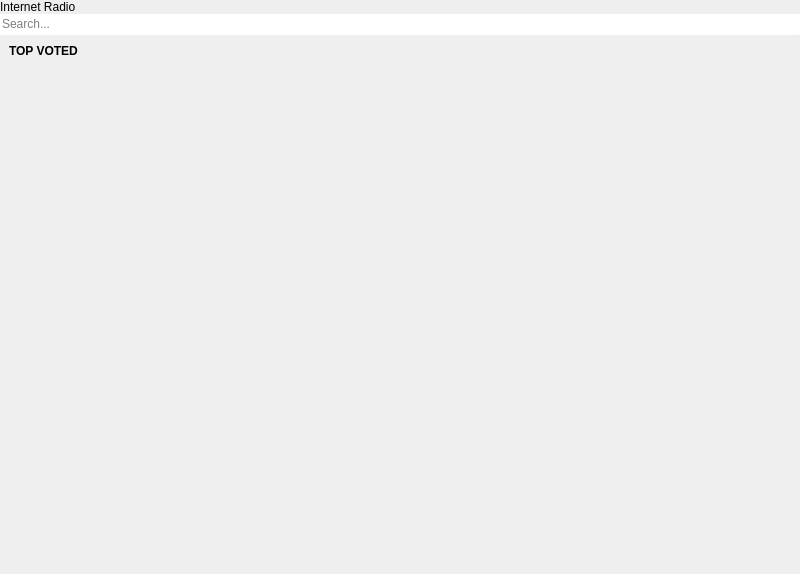
<?xml version="1.0" encoding="UTF-8"?>
<ui version="4.0">
 <class>StationSearchWidget</class>
 <widget class="QWidget" name="StationSearchWidget">
  <property name="geometry">
   <rect>
    <x>0</x>
    <y>0</y>
    <width>800</width>
    <height>574</height>
   </rect>
  </property>
  <property name="windowTitle">
   <string>Form</string>
  </property>
  <layout class="QVBoxLayout" name="verticalLayout">
   <property name="spacing">
    <number>0</number>
   </property>
   <property name="leftMargin">
    <number>0</number>
   </property>
   <property name="topMargin">
    <number>0</number>
   </property>
   <property name="rightMargin">
    <number>0</number>
   </property>
   <property name="bottomMargin">
    <number>0</number>
   </property>
   <item>
    <widget class="tTitleLabel" name="titleLabel">
     <property name="text">
      <string>Internet Radio</string>
     </property>
    </widget>
   </item>
   <item>
    <widget class="QLineEdit" name="searchBox">
     <property name="frame">
      <bool>false</bool>
     </property>
     <property name="placeholderText">
      <string>Search...</string>
     </property>
     <property name="clearButtonEnabled">
      <bool>true</bool>
     </property>
    </widget>
   </item>
   <item>
    <widget class="Line" name="line">
     <property name="maximumSize">
      <size>
       <width>16777215</width>
       <height>1</height>
      </size>
     </property>
     <property name="orientation">
      <enum>Qt::Horizontal</enum>
     </property>
    </widget>
   </item>
   <item>
    <widget class="QStackedWidget" name="stackedWidget">
     <widget class="QWidget" name="discoverWidget">
      <layout class="QVBoxLayout" name="verticalLayout_3">
       <property name="spacing">
        <number>0</number>
       </property>
       <property name="leftMargin">
        <number>0</number>
       </property>
       <property name="topMargin">
        <number>0</number>
       </property>
       <property name="rightMargin">
        <number>0</number>
       </property>
       <property name="bottomMargin">
        <number>0</number>
       </property>
       <item>
        <widget class="QScrollArea" name="scrollArea">
         <property name="frameShape">
          <enum>QFrame::NoFrame</enum>
         </property>
         <property name="widgetResizable">
          <bool>true</bool>
         </property>
         <widget class="QWidget" name="scrollAreaWidgetContents">
          <property name="geometry">
           <rect>
            <x>0</x>
            <y>0</y>
            <width>800</width>
            <height>529</height>
           </rect>
          </property>
          <layout class="QVBoxLayout" name="verticalLayout_4">
           <item>
            <widget class="QLabel" name="label">
             <property name="font">
              <font>
               <weight>75</weight>
               <bold>true</bold>
              </font>
             </property>
             <property name="text">
              <string>TOP VOTED</string>
             </property>
            </widget>
           </item>
           <item>
            <layout class="QGridLayout" name="topVotedLayout">
             <property name="spacing">
              <number>6</number>
             </property>
            </layout>
           </item>
           <item>
            <spacer name="verticalSpacer">
             <property name="orientation">
              <enum>Qt::Vertical</enum>
             </property>
             <property name="sizeHint" stdset="0">
              <size>
               <width>20</width>
               <height>0</height>
              </size>
             </property>
            </spacer>
           </item>
          </layout>
         </widget>
        </widget>
       </item>
      </layout>
     </widget>
     <widget class="QWidget" name="searchWidget">
      <layout class="QVBoxLayout" name="verticalLayout_2">
       <property name="spacing">
        <number>0</number>
       </property>
       <property name="leftMargin">
        <number>0</number>
       </property>
       <property name="topMargin">
        <number>0</number>
       </property>
       <property name="rightMargin">
        <number>0</number>
       </property>
       <property name="bottomMargin">
        <number>0</number>
       </property>
       <item>
        <widget class="QScrollArea" name="scrollArea_2">
         <property name="frameShape">
          <enum>QFrame::NoFrame</enum>
         </property>
         <property name="widgetResizable">
          <bool>true</bool>
         </property>
         <widget class="QWidget" name="scrollAreaWidgetContents_2">
          <property name="geometry">
           <rect>
            <x>0</x>
            <y>0</y>
            <width>800</width>
            <height>529</height>
           </rect>
          </property>
          <layout class="QVBoxLayout">
           <item>
            <layout class="QVBoxLayout" name="searchLayout"/>
           </item>
           <item>
            <spacer name="verticalSpacer_2">
             <property name="orientation">
              <enum>Qt::Vertical</enum>
             </property>
             <property name="sizeHint" stdset="0">
              <size>
               <width>20</width>
               <height>0</height>
              </size>
             </property>
            </spacer>
           </item>
          </layout>
         </widget>
        </widget>
       </item>
      </layout>
     </widget>
    </widget>
   </item>
  </layout>
 </widget>
 <customwidgets>
  <customwidget>
   <class>tTitleLabel</class>
   <extends>QLabel</extends>
   <header location="global">ttitlelabel.h</header>
   <slots>
    <signal>backButtonClicked()</signal>
   </slots>
  </customwidget>
 </customwidgets>
 <resources/>
 <connections/>
</ui>
